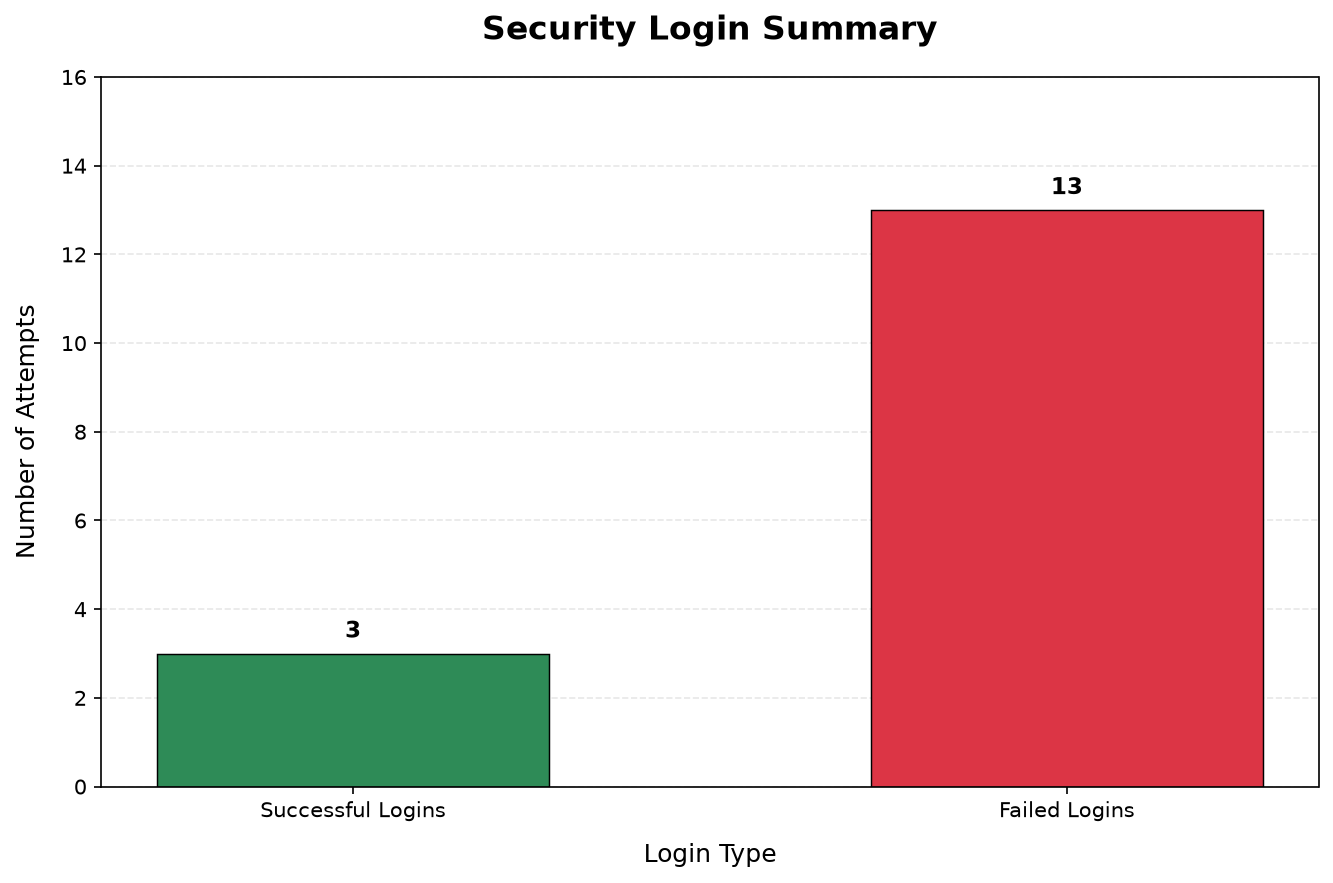

Generate this figure with Python:

import matplotlib.pyplot as plt
import json
import uuid
import ipaddress

from datetime import datetime
from collections import defaultdict
import os

# ===== CONFIGURATION =====
log_path = r"E:\PythonProjects\SecurityLogAnalyzerV2\security_log.txt"
project_folder = os.path.dirname(log_path)

# ===== INITIALIZE COUNTERS =====
successful_logins = 0
failed_logins = 0

failed_ips = defaultdict(int)
failed_users = defaultdict(int)
hourly_failed_logins = defaultdict(int)
failed_ip_events = defaultdict(list)

# ===== READ AND ANALYZE SECURITY LOG =====
try:
    print("DEBUG: Starting to read security log...")
    
    with open(log_path, "r", encoding="utf-8") as file:
        print("DEBUG: Security log file opend successfully.")

        for line_number, line in enumerate(file, start=1):

            line = line.strip()

            #Skip empty lines
            if not line:
                continue

            # Count successful logins
            if "Successful login" in line:
                successful_logins += 1

            # Analyze failed logins
            elif "Failed login" in line:
        
                # Validate timestamp
                try:
                    timestamp_text = line[:19].strip()
                    
                    timestamp = datetime.strptime(
                        
                        timestamp_text, "%Y-%m-%d %H:%M:%S"
                    )
                    
                except ValueError:
                    print(
                        f"WARNING: Invalid timestamp "
                        f"on line {line_number}"
                    )
                    continue
                #Extract and validate username
                try:
                    username = (
                        line.split(" - User: ", 1)[1]
                        .split(" - IP: ", 1)[0]
                        .strip()
                    )
                    if not username:
                        raise ValueError("Empty username")
                except (IndexError, ValueError):
                    print(
                        f"WARNING: Missing or invalid username"
                        f"on line {line_number}"
                    )
                    continue
                #Extract and validate IP address
                try:
                    ip_text = line.split(" - IP: ", 1)[1].strip()
                    
                    try:
                        valid_ip = ipaddress.ip_address(ip_text)
                    except ValueError:
                        print(
                            f"WARNING: Invalid IP address '{ip_text}' "
                            f"on line {line_number}"
                        )
                        continue
                except ValueError:
                    print(
                        f"WARNING: Invalid IP address "
                        f"on line {line_number}"
                    )
                    continue

                #Count the valid failed login
                failed_logins += 1
                failed_users[username] += 1
                failed_ips[ip_text] += 1

                #Store timestamp for brute-force detection
                failed_ip_events[ip_text].append(timestamp)

                #Count failed logins by hour
                hour = timestamp.strftime("%H")
                hourly_failed_logins[hour] += 1

                #except FileNotFoundError:
                 #   print("ERROR: security_log.txt was not found.")
                  #  print("Check the log path:", log_path)
                
    # ===== BRUTE-FORCE DETECTION =====
    brute_force_alerts = []

    window_seconds = 120
    threshold = 5

    for ip, timestamps in failed_ip_events.items():

        sorted_times = sorted(timestamps)
        left = 0


        for right, current_time in enumerate(sorted_times):

            #Remove event outside the 2-minute window
            while (
                current_time - sorted_times[left]
            ).total_seconds() > window_seconds:
                left += 1

            attempts_in_window = right - left + 1

            #Flag 5 or more failures within 2 minutes
            if attempts_in_window >= threshold:

                brute_force_alerts.append({
                    "ip_address": ip,
                    "failed_attempts_in_window": attempts_in_window,
                    "window_seconds": window_seconds,
                    "window_start": sorted_times[left].strftime(
                        "%Y-%m-%d %H:%M:%S"
                    ),
                    "window_end": current_time.strftime(
                        "%Y-%m-%d %H:%M:%S"
                    ),
                    "reason":(
                        "5 or more failed login attempts "
                        "within 2 minutes"
                    )
                })

                #One alert per IP address
                break

    #Display brute-force detection results
    print("\n===== BRUTE-FORCE ATTACK DETECTION =====")

    if brute_force_alerts:
        for alert in brute_force_alerts:
            print("\nWARNING: Suspicious login pattern detected")
            print("IP Address:", alert["ip_address"])
            print(
                "Failed attempts in window",
                alert["failed_attempts_in_window"]
            )
            print("Window:", 
                  alert["window_start"],
                  "to", 
                  alert["window_end"])
            
            print("Reason:", alert["reason"])
    else:
        print("No brute_force patterns detected.")

    # ===== SECURITY SEVERITY =====
    total_logins = successful_logins + failed_logins

    if failed_logins >= 10:
        overall_severity = "CRITICAL"
    elif failed_logins >= 6:
        overall_severity = "HIGH"
    elif failed_logins >= 3:
        overall_severity = "MEDIUM"
    else:
        overall_severity = "LOW"

# ===== GENERATE SECURITY RECOMMENDATIONS =====
    if overall_severity == "CRITICAL":
        security_recommendations = [
            "Investigate the failed login activity immediately.",
            "Review suspicious IP addresses and their associated events.",
            "Check accounts with repeated failed login attempts.",
            "Review authentication logs for unusual activity.",
            "Verify whether any unauthorized access occurred."
        ]
    elif overall_severity == "HIGH":
        security_recommendations = [
            "Investigate repeated failed login attempts.",
            "Review suspicious IP addresses.",
            "Check accounts with repeated failures.",
            "Monitor authentication logs for further activity."
        ]
    elif overall_severity == "MEDIUM":
        security_recommendations =[
            "Monitor failed login attempts.",
            "Review unusual login patterns.",
            "Check accounts with repeated failures."
        ]
    else:
        security_recommendations =[
            "Continue routine security monitoring.",
            "Review authentication logs regularly."
        ]
    print("\n===== SECURITY RECOMMENDATION =====")

    for recommendation in security_recommendations:
        print("-" + recommendation)

    # ===== ACCOUNT ANALYSIS =====
    suspicious_users = {
        user: count
        for user, count in failed_users.items()
        if count >= 3
    }

    # ===== IP RISK ANALYSIS =====
    ip_analysis = []

    for ip, count in sorted(
        failed_ips.items(),
        key=lambda item: item[1],
        reverse=True
    ):
        if count >= 10:
            risk = "HIGH"
            reason = "10 or more failed login attempts detected."
        elif count >= 5:
            risk = "MEDIUM"
            reason = "5 to 9 failed login attempts detected."
        else:
            risk = "LOW"
            reason = "1 to 4 failed login attempts detected."

        ip_analysis.append({
            "ip_address": ip,
            "failed_attempts": count,
            "risk_level": risk,
            "reason": reason
        })

    # Preserve the threshold of 3 for suspicious IPs
    suspicious_IPs = {
        item["ip_address"]: item["failed_attempts"]
        for item in ip_analysis
        if item["failed_attempts"] >= 3
    }

    # ===== DISPLAY IP ANALYSIS =====
    print("\n===== SUSPICIOUS IP ADDRESS ANALYSIS =====")

    if not ip_analysis:
        print("No failed login IP addresses found.")

    for item in ip_analysis:
        print(f"\nIP Address: {item['ip_address']}")
        print(f"Failed Attempts: {item['failed_attempts']}")
        print(f"Risk Level: {item['risk_level']}")
        print(f"Reason: {item['reason']}")

    # ===== DISPLAY ACCOUNT ANALYSIS =====
    print("\n===== ACCOUNT WITH REPEATED FAILURES =====")

    if suspicious_users:
        for user, count in suspicious_users.items():
            print(f"WARNING: user '{user}' - {count} failed attempts")
    else:
        print("No accounts exceeded the threshold.")

    # ===== DISPLAY TIME ANALYSIS =====
    print("\n===== TIME-BASED SECURITY ANALYSIS =====")

    if hourly_failed_logins:
        for hour in sorted(hourly_failed_logins):
            print(
                f"Hour {hour}: "
                f"{hourly_failed_logins[hour]} failed login attempts"
            )
    else:
        print("No valid failed-login timestamps found.")

    # ===== DISPLAY SUMMARY =====
    print("\n===== SECURITY LOG ANALYZER V2 =====")
    print("Successful logins:", successful_logins)
    print("Failed logins:", failed_logins)
    print("Total login attempts:", total_logins)
    print("Overall severity:", overall_severity)

    # ===== REPORT METADATA =====
    report_time = datetime.now().strftime("%Y-%m-%d %H:%M:%S")
    report_id = "SEC-" + uuid.uuid4().hex[:8].upper()

    # ===== PREPARE JSON DATA =====
    security_data = {
        "report_id": report_id,
        "report_generated": report_time,
        "successful_logins": successful_logins,
        "failed_logins": failed_logins,
        "total_login_attempts": total_logins,
        "overall_severity": overall_severity,
        "suspicious_ips": suspicious_IPs,
        "ip_analysis": ip_analysis,
        "suspicious_users": suspicious_users,
        "hourly_failed_logins": dict(hourly_failed_logins),
        "security_recommendations": security_recommendations,
        "brute_force_alerts": brute_force_alerts
    }

    # ===== SAVE JSON REPORT =====
    json_path = os.path.join(project_folder, "security_report.json")

    with open(json_path, "w", encoding="utf-8") as json_file:
        json.dump(security_data, json_file, indent=4)

    print("\nJSON report saved: security_report.json")

    # ===== SAVE TEXT REPORT =====
    txt_path = os.path.join(project_folder, "security_report.txt")

    with open(txt_path, "w", encoding="utf-8") as report:
        report.write("===== SECURITY LOG ANALYZER V2 =====\n")
        report.write(f"Report ID: {report_id}\n")
        report.write(f"Report generated: {report_time}\n\n")

        report.write("===== LOGIN SUMMARY =====\n")
        report.write(f"Successful logins: {successful_logins}\n")
        report.write(f"Failed logins: {failed_logins}\n")
        report.write(f"Total login attempts: {total_logins}\n\n")

        report.write("===== SECURITY ASSESSMENT =====\n")
        report.write(f"Overall severity: {overall_severity}\n\n")

        report.write("===== IP ADDRESS RISK ANALYSIS =====\n")

        if ip_analysis:
            for item in ip_analysis:
                report.write(f"\nIP Address: {item['ip_address']}\n")
                report.write(
                    f"Failed attempts: {item['failed_attempts']}\n"
                )
                report.write(f"Risk level: {item['risk_level']}\n")
                report.write(f"Reason: {item['reason']}\n")
        else:
            report.write("No failed login IP addresses found.\n")

        report.write("\n===== SUSPICIOUS USER ACCOUNTS =====\n")

        if suspicious_users:
            for user, count in suspicious_users.items():
                report.write(f"{user}: {count} failed attempts\n")
        else:
            report.write("None detected\n")

        report.write("\n===== TIME-BASED SECURITY ANALYSIS =====\n")

        if hourly_failed_logins:
            for hour in sorted(hourly_failed_logins):
                report.write(
                    f"Hour {hour}: {hourly_failed_logins[hour]} "
                    "failed login attempts\n"
                )
        else:
            report.write("No valid timestamps found.\n")
        report.write("\n===== SECURITY RECOMMENDATIONS =====\n")
        for recommendation in security_recommendations:
            report.write("-" + recommendation + "\n")
        
        report.write("\n===== BRUTE-FORCE ATTACK DETECTION =====\n")
        if brute_force_alerts:
            for alert in brute_force_alerts:
                report.write("\nWARNING: Suspicious login pattern detected\n")
                report.write(
                    f"IP Address:{alert['ip_address']}\n"
                )
                report.write(
                    "Failed attempts in window: "
                    f"{alert['failed_attempts_in_window']}\n"
                )

                report.write(
                    f"Window start: {alert['window_start']}\n"
                    )
                report.write(
                    f"Window end: {alert['window_end']}\n"
                    )
                report.write(
                    f"Reason: {alert['reason']}\n"
                    )
        else:
            report.write("No brute-force patterns detected.\n")
        

    print("Security report saved: security_report.txt")
    print("Report ID:", report_id)

    # ===== CHART 1: LOGIN SUMMARY =====
    login_labels = ["Successful Logins", "Failed Logins"]
    login_values = [successful_logins, failed_logins]

    plt.figure(figsize=(9, 6))

    bars = plt.bar(
        login_labels,
        login_values,
        color=["#2E8B57", "#DC3545"],
        width=0.55,
        edgecolor="black",
        linewidth=0.7
    )

    #Display the number above each bar
    plt.bar_label(
        bars,
        padding=5,
        fontsize=11,
        fontweight="bold"
    )

    #Chart title and axis labbels

    plt.title(
        "Security Login Summary", 
        fontsize=16,
        fontweight="bold",
        pad=18
    )

    plt.xlabel("Login Type", fontsize=12, labelpad=10)
    plt.ylabel("Number of Attempts", fontsize=12, labelpad=10)

    #Set the vertical axis safely, even both counts are zero
    plt.ylim(0, max(login_values) + 3 if max(login_values) > 0 else 3)


    #Improve readability
    plt.grid(
        axis="y", 
        linestyle="--", 
        alpha=0.3
    )

    plt.gca().set_axisbelow(True)
    plt.tight_layout()

    #Save the chart in the project folder
    Dashboard_chart_path = os.path.join(
        project_folder,
        "security_dashboard.png"
    )

    plt.savefig(
        Dashboard_chart_path,
        dpi=150,
        bbox_inches="tight"
    )
    plt.close()

    print("Dashboard chart saved: security_dashboard.png")

    # ===== CHART 2: FAILED LOGINS BY IP =====
    if failed_ips:
        ip_labels = list(failed_ips.keys())
        ip_values = list(failed_ips.values())

        plt.figure(figsize=(10, 6))
        
        bars = plt.bar(
            ip_labels,
            ip_values,
            color="#4472C4",
            edgecolor="black",
            linewidth=0.6
        )

        plt.bar_label(
            bars,
            padding=4,
            fontsize=10,
            fontweight="bold"
        )
        plt.title(
            "Failed Login Attempts by IP Address",
            fontsize=15,
            fontweight="bold",
            pad=15
        )

        plt.xlabel("IP Address", fontsize=11, labelpad=10)
        plt.ylabel("Failed Login Attempt", fontsize=11, labelpad=10)

        plt.xticks(rotation=30, ha="right")
        plt.ylim(0, max(ip_values) + 3)
        
        plt.grid(axis="y", linestyle="--", alpha=0.3)
        plt.gca().set_axisbelow(True)
        plt.tight_layout()

        ip_chart_path = os.path.join(
            project_folder,
            "failed_logins_by_ip.png"
        )

        plt.savefig(
            ip_chart_path, 
            dpi=150,
            bbox_inches="tight"
        )

        plt.close()

        print("IP chart saved: failed_logins_by_ip.png")
    else:
        print("No failed login data available for the IP chart. ")


    print("\nReports saved: security_report.txt, security_report.json")

 
    # ===== CHART 3: IP RISK DISTRIBUTION =====

    risk_counts = {
        "LOW": 0,
        "MEDIUM": 0,
        "HIGH": 0
    }

    # Count IP addresses by risk level
    for item in ip_analysis:
        risk_level = item["risk_level"]

        if risk_level in risk_counts:
            risk_counts[risk_level] += 1

    risk_labels = list(risk_counts.keys())
    risk_values = list(risk_counts.values())

    plt.figure(figsize=(9, 6))

    bars = plt.bar(
        risk_labels,
        risk_values,
        color=["#2E8B57", "#F0AD4E", "#DC3545"],
        edgecolor="black",
        linewidth=0.7,
        width=0.6
    )

    # Display the number above each bar
    plt.bar_label(
        bars,
        padding=4,
        fontsize=11,
        fontweight="bold"
    )

    plt.title(
        "IP Risk Distribution",
        fontsize=16,
        fontweight="bold",
        pad=18
    )

    plt.xlabel("Risk Level", fontsize=12, labelpad=10)
    plt.ylabel("Number of IP Addresses", fontsize=12, labelpad=10)

    plt.ylim(
        0,
        max(risk_values) + 3 if max(risk_values) > 0 else 3
    )

    plt.grid(axis="y", linestyle="--", alpha=0.3)
    plt.gca().set_axisbelow(True)
    plt.tight_layout()

    risk_chart_path = os.path.join(
        project_folder,
        "ip_risk_distribution.png"
    )

    plt.savefig(
        risk_chart_path,
        dpi=150,
        bbox_inches="tight"
    )

    plt.close()

    print("Risk distribution chart saved: ip_risk_distribution.png")

# ===== CHART 4: FAILED ATTEMPTS BY RISK LEVEL =====

    

    # ===== CHART 4: FAILED ATTEMPTS BY RISK =====

    risk_attempts = {
        "LOW": 0,
        "MEDIUM": 0,
        "HIGH": 0
    }

    # Add failed attempts for each risk level
    for item in ip_analysis:
        risk_level = item["risk_level"]
        failed_count = item["failed_attempts"]

        if risk_level in risk_attempts:
            risk_attempts[risk_level] += failed_count

    risk_labels = list(risk_attempts.keys())
    risk_values = list(risk_attempts.values())

    plt.figure(figsize=(9, 6))

    bars = plt.bar(
        risk_labels,
        risk_values,
        color=["#2E8B57", "#F0AD4E", "#DC3545"],
        edgecolor="black",
        linewidth=0.7,
        width=0.6
    )

    # Display the total failed attempts above each bar
    plt.bar_label(
        bars,
        padding=4,
        fontsize=11,
        fontweight="bold"
    )

    plt.title(
        "Failed Login Attempts by IP Risk Level",
        fontsize=15,
        fontweight="bold",
        pad=18
    )

    plt.xlabel("IP Risk Level", fontsize=12, labelpad=10)
    plt.ylabel("Total Failed Login Attempts", fontsize=12, labelpad=10)

    plt.ylim(
        0,
        max(risk_values) + 3 if max(risk_values) > 0 else 3
    )

    plt.grid(axis="y", linestyle="--", alpha=0.3)
    plt.gca().set_axisbelow(True)
    plt.tight_layout()

    risk_attempts_chart_path = os.path.join(
        project_folder,
        "failed_attempts_by_risk.png"
    )

    plt.savefig(
        risk_attempts_chart_path,
        dpi=150,
        bbox_inches="tight"
    )

    plt.close()

    print("Risk attempts chart saved: failed_attempts_by_risk.png")

    print("IP risk chart saved: ip_risk_distribution.png")        
    
    # ===== CHART 5: FAILED LOGIN TIMELINE =====

    timeline_events = sorted(
        [
            timestamp
            for events in failed_ip_events.values()
            for timestamp in events

        ]
    )
    if timeline_events:
        timeline_counts = defaultdict(int)

        for timestamp in timeline_events:
            time_label = timestamp.strftime("%Y-%m-%d %H:%M")
            timeline_counts[time_label] += 1

        timeline_labels = list(timeline_counts.keys())
        timeline_values = list(timeline_counts.values())

        plt.plot(
            timeline_labels,
            timeline_values,
            marker="o",
            linewidth=2
        )

        plt.title(
            "Failed Login Attempts Over Time",
            fontsize=16,
            fontweight="bold",
            pad=18
        )

        plt.xlabel("tine", fontsize=12)
        plt.ylabel("Failed Login Attempts", fontsize=12)

        plt.xticks(rotation=45, ha="right")
        plt.grid(axis="y", linestyle="--", alpha=0.3)

        plt.tight_layout()

        timeline_chart_path = os.path.join(
            project_folder,
            "failed_login_timeline.png"
        )

        plt.savefig(
            timeline_chart_path,
            dpi=150,
            bbox_inches="tight"
        )

        plt.close()

        print(
            "Timeline chart saved: "
            "failed_login_timeline.png"
        )

    else:
        print(
            "No vailed failed-login events availble "
            "for the timeline chart."
        )






except FileNotFoundError:
    print("ERROR: security_log.txt was not found.")
    print("Check the log path:", log_path)
